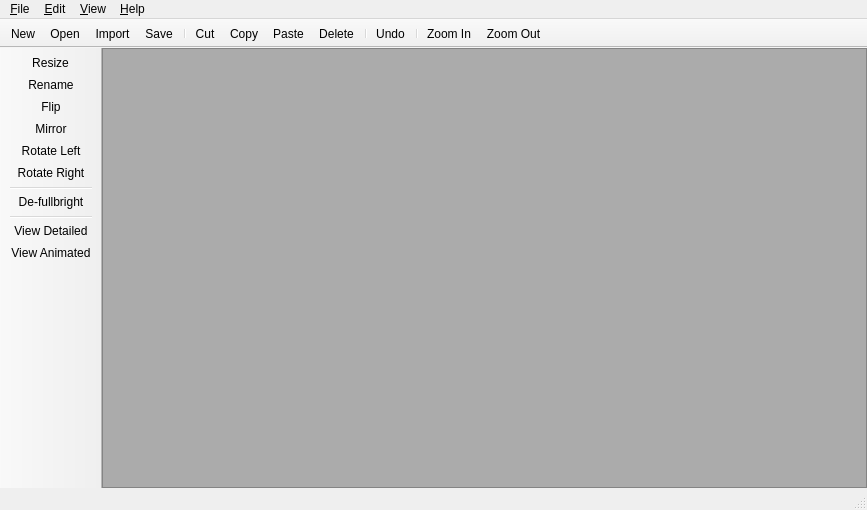
<?xml version="1.0" encoding="UTF-8"?>
<ui version="4.0">
 <class>MainWindow</class>
 <widget class="QMainWindow" name="MainWindow">
  <property name="geometry">
   <rect>
    <x>0</x>
    <y>0</y>
    <width>867</width>
    <height>510</height>
   </rect>
  </property>
  <property name="minimumSize">
   <size>
    <width>400</width>
    <height>392</height>
   </size>
  </property>
  <property name="windowTitle">
   <string>Qthon</string>
  </property>
  <widget class="QWidget" name="centralwidget">
   <property name="autoFillBackground">
    <bool>true</bool>
   </property>
   <layout class="QHBoxLayout" name="horizontalLayout">
    <property name="spacing">
     <number>6</number>
    </property>
    <property name="leftMargin">
     <number>0</number>
    </property>
    <property name="topMargin">
     <number>0</number>
    </property>
    <property name="rightMargin">
     <number>0</number>
    </property>
    <property name="bottomMargin">
     <number>0</number>
    </property>
    <item>
     <widget class="QListWidget" name="lw_textures">
      <property name="styleSheet">
       <string notr="true">background-color: rgb(171, 171, 171); color: black;</string>
      </property>
      <property name="autoScrollMargin">
       <number>32</number>
      </property>
      <property name="dragEnabled">
       <bool>false</bool>
      </property>
      <property name="selectionMode">
       <enum>QAbstractItemView::ExtendedSelection</enum>
      </property>
      <property name="iconSize">
       <size>
        <width>1000</width>
        <height>1000</height>
       </size>
      </property>
      <property name="movement">
       <enum>QListView::Static</enum>
      </property>
      <property name="flow">
       <enum>QListView::LeftToRight</enum>
      </property>
      <property name="isWrapping" stdset="0">
       <bool>true</bool>
      </property>
      <property name="resizeMode">
       <enum>QListView::Adjust</enum>
      </property>
      <property name="layoutMode">
       <enum>QListView::SinglePass</enum>
      </property>
      <property name="spacing">
       <number>16</number>
      </property>
      <property name="viewMode">
       <enum>QListView::IconMode</enum>
      </property>
      <property name="uniformItemSizes">
       <bool>false</bool>
      </property>
      <property name="wordWrap">
       <bool>true</bool>
      </property>
      <property name="selectionRectVisible">
       <bool>true</bool>
      </property>
      <property name="itemAlignment">
       <set>Qt::AlignCenter</set>
      </property>
      <property name="sortingEnabled">
       <bool>false</bool>
      </property>
     </widget>
    </item>
   </layout>
  </widget>
  <widget class="QMenuBar" name="menubar">
   <property name="geometry">
    <rect>
     <x>0</x>
     <y>0</y>
     <width>867</width>
     <height>19</height>
    </rect>
   </property>
   <property name="styleSheet">
    <string notr="true"/>
   </property>
   <widget class="QMenu" name="menuFile">
    <property name="title">
     <string>&amp;File</string>
    </property>
    <widget class="QMenu" name="menuOpen_Recent">
     <property name="title">
      <string>Open &amp;Recent</string>
     </property>
    </widget>
    <addaction name="actionNew"/>
    <addaction name="actionOpen"/>
    <addaction name="menuOpen_Recent"/>
    <addaction name="actionImport"/>
    <addaction name="separator"/>
    <addaction name="actionSave"/>
    <addaction name="actionSave_As"/>
    <addaction name="actionSave_Selections_As"/>
    <addaction name="separator"/>
    <addaction name="actionExport_Images"/>
    <addaction name="actionExport_Selected_Images"/>
    <addaction name="separator"/>
    <addaction name="actionQuit"/>
   </widget>
   <widget class="QMenu" name="menuHelp">
    <property name="title">
     <string>&amp;Help</string>
    </property>
    <addaction name="actionHelp"/>
    <addaction name="separator"/>
    <addaction name="actionAbout"/>
    <addaction name="actionAbout_Qt"/>
   </widget>
   <widget class="QMenu" name="menuView">
    <property name="title">
     <string>&amp;View</string>
    </property>
    <widget class="QMenu" name="menuHide">
     <property name="title">
      <string>Hide</string>
     </property>
     <addaction name="actionHide_toolbar"/>
     <addaction name="actionHide_statusbar"/>
     <addaction name="actionHide_sidebar"/>
    </widget>
    <widget class="QMenu" name="menuMovable_2">
     <property name="title">
      <string>Movable</string>
     </property>
     <addaction name="actionMovable_toolbar"/>
     <addaction name="actionMovable_sidebar"/>
    </widget>
    <addaction name="menuHide"/>
    <addaction name="menuMovable_2"/>
    <addaction name="separator"/>
    <addaction name="actionView_Detailed"/>
    <addaction name="actionView_Animated"/>
    <addaction name="separator"/>
    <addaction name="actionPreferences"/>
   </widget>
   <widget class="QMenu" name="menuEdit">
    <property name="title">
     <string>&amp;Edit</string>
    </property>
    <widget class="QMenu" name="menu_Sort_Items">
     <property name="title">
      <string>&amp;Sort Items</string>
     </property>
     <addaction name="action_Ascending"/>
     <addaction name="action_Descending"/>
    </widget>
    <widget class="QMenu" name="menuRotate_Textures">
     <property name="title">
      <string>Rotate Te&amp;xtures</string>
     </property>
     <addaction name="actionRotate_Left"/>
     <addaction name="actionRotate_Right"/>
    </widget>
    <addaction name="actionUndo"/>
    <addaction name="actionRedo"/>
    <addaction name="separator"/>
    <addaction name="actionCut"/>
    <addaction name="actionCopy"/>
    <addaction name="actionPaste"/>
    <addaction name="actionDelete"/>
    <addaction name="separator"/>
    <addaction name="actionSelect_All"/>
    <addaction name="actionDeselect_All"/>
    <addaction name="separator"/>
    <addaction name="menu_Sort_Items"/>
    <addaction name="menuRotate_Textures"/>
    <addaction name="separator"/>
    <addaction name="actionDefullbright"/>
    <addaction name="actionRename"/>
    <addaction name="actionResize"/>
   </widget>
   <addaction name="menuFile"/>
   <addaction name="menuEdit"/>
   <addaction name="menuView"/>
   <addaction name="menuHelp"/>
  </widget>
  <widget class="QStatusBar" name="statusbar">
   <property name="enabled">
    <bool>true</bool>
   </property>
  </widget>
  <widget class="QToolBar" name="tb_options">
   <property name="windowTitle">
    <string>toolBar</string>
   </property>
   <property name="movable">
    <bool>false</bool>
   </property>
   <attribute name="toolBarArea">
    <enum>TopToolBarArea</enum>
   </attribute>
   <attribute name="toolBarBreak">
    <bool>false</bool>
   </attribute>
   <addaction name="actionNew"/>
   <addaction name="actionOpen"/>
   <addaction name="actionImport"/>
   <addaction name="actionSave"/>
   <addaction name="separator"/>
   <addaction name="actionCut"/>
   <addaction name="actionCopy"/>
   <addaction name="actionPaste"/>
   <addaction name="actionDelete"/>
   <addaction name="separator"/>
   <addaction name="actionUndo"/>
   <addaction name="separator"/>
   <addaction name="actionZoom_In"/>
   <addaction name="actionZoom_Out"/>
  </widget>
  <widget class="QToolBar" name="tb_editor">
   <property name="windowTitle">
    <string>toolBar_2</string>
   </property>
   <property name="movable">
    <bool>false</bool>
   </property>
   <attribute name="toolBarArea">
    <enum>LeftToolBarArea</enum>
   </attribute>
   <attribute name="toolBarBreak">
    <bool>false</bool>
   </attribute>
   <addaction name="actionResize"/>
   <addaction name="actionRename"/>
   <addaction name="actionFlip"/>
   <addaction name="actionMirror"/>
   <addaction name="actionRotate_Left"/>
   <addaction name="actionRotate_Right"/>
   <addaction name="separator"/>
   <addaction name="actionDefullbright"/>
   <addaction name="separator"/>
   <addaction name="actionView_Detailed"/>
   <addaction name="actionView_Animated"/>
  </widget>
  <action name="actionNew">
   <property name="enabled">
    <bool>true</bool>
   </property>
   <property name="icon">
    <iconset resource="../assets.qrc">
     <normaloff>:/icons/fugue-icons/document-medium.png</normaloff>:/icons/fugue-icons/document-medium.png</iconset>
   </property>
   <property name="text">
    <string>&amp;New...</string>
   </property>
   <property name="toolTip">
    <string>New (Ctrl+N)</string>
   </property>
   <property name="shortcut">
    <string>Ctrl+N</string>
   </property>
   <property name="iconVisibleInMenu">
    <bool>false</bool>
   </property>
  </action>
  <action name="actionOpen">
   <property name="icon">
    <iconset resource="../assets.qrc">
     <normaloff>:/icons/fugue-icons/folder-open.png</normaloff>:/icons/fugue-icons/folder-open.png</iconset>
   </property>
   <property name="text">
    <string>&amp;Open...</string>
   </property>
   <property name="toolTip">
    <string>Open (Ctrl+O)</string>
   </property>
   <property name="shortcut">
    <string>Ctrl+O</string>
   </property>
   <property name="iconVisibleInMenu">
    <bool>false</bool>
   </property>
  </action>
  <action name="actionClose">
   <property name="text">
    <string>Close</string>
   </property>
   <property name="iconVisibleInMenu">
    <bool>false</bool>
   </property>
  </action>
  <action name="actionSave">
   <property name="icon">
    <iconset resource="../assets.qrc">
     <normaloff>:/icons/fugue-icons/disk.png</normaloff>:/icons/fugue-icons/disk.png</iconset>
   </property>
   <property name="text">
    <string>&amp;Save</string>
   </property>
   <property name="toolTip">
    <string>Save (Ctrl+S)</string>
   </property>
   <property name="shortcut">
    <string>Ctrl+S</string>
   </property>
   <property name="iconVisibleInMenu">
    <bool>false</bool>
   </property>
  </action>
  <action name="actionSave_As">
   <property name="icon">
    <iconset resource="../assets.qrc">
     <normaloff>:/icons/fugue-icons/disk--pencil.png</normaloff>:/icons/fugue-icons/disk--pencil.png</iconset>
   </property>
   <property name="text">
    <string>Save &amp;As...</string>
   </property>
   <property name="toolTip">
    <string>Save As (Ctrl+Shift+S)</string>
   </property>
   <property name="shortcut">
    <string>Ctrl+Shift+S</string>
   </property>
   <property name="iconVisibleInMenu">
    <bool>false</bool>
   </property>
  </action>
  <action name="actionQuit">
   <property name="icon">
    <iconset resource="../assets.qrc">
     <normaloff>:/icons/fugue-icons/minus-button.png</normaloff>:/icons/fugue-icons/minus-button.png</iconset>
   </property>
   <property name="text">
    <string>&amp;Quit</string>
   </property>
   <property name="shortcut">
    <string>Ctrl+Q</string>
   </property>
   <property name="iconVisibleInMenu">
    <bool>false</bool>
   </property>
  </action>
  <action name="actionImport">
   <property name="icon">
    <iconset resource="../assets.qrc">
     <normaloff>:/icons/fugue-icons/document--arrow.png</normaloff>:/icons/fugue-icons/document--arrow.png</iconset>
   </property>
   <property name="text">
    <string>&amp;Import...</string>
   </property>
   <property name="toolTip">
    <string>Import (Ctrl+I)</string>
   </property>
   <property name="shortcut">
    <string>Ctrl+I</string>
   </property>
   <property name="iconVisibleInMenu">
    <bool>false</bool>
   </property>
  </action>
  <action name="actionAbout">
   <property name="icon">
    <iconset resource="../assets.qrc">
     <normaloff>:/icons/fugue-icons/information-button.png</normaloff>:/icons/fugue-icons/information-button.png</iconset>
   </property>
   <property name="text">
    <string>&amp;About</string>
   </property>
   <property name="iconVisibleInMenu">
    <bool>false</bool>
   </property>
  </action>
  <action name="actionHelp">
   <property name="icon">
    <iconset resource="../assets.qrc">
     <normaloff>:/icons/fugue-icons/book-question.png</normaloff>:/icons/fugue-icons/book-question.png</iconset>
   </property>
   <property name="text">
    <string>Quick &amp;Guide</string>
   </property>
   <property name="shortcut">
    <string>F1</string>
   </property>
   <property name="iconVisibleInMenu">
    <bool>false</bool>
   </property>
  </action>
  <action name="actionUndo">
   <property name="icon">
    <iconset resource="../assets.qrc">
     <normaloff>:/icons/fugue-icons/arrow-turn-180-left.png</normaloff>:/icons/fugue-icons/arrow-turn-180-left.png</iconset>
   </property>
   <property name="text">
    <string>&amp;Undo</string>
   </property>
   <property name="toolTip">
    <string>Undo (Ctrl+Z)</string>
   </property>
   <property name="shortcut">
    <string>Ctrl+Z</string>
   </property>
   <property name="iconVisibleInMenu">
    <bool>false</bool>
   </property>
  </action>
  <action name="actionSelect_All">
   <property name="text">
    <string>Select &amp;All</string>
   </property>
   <property name="shortcut">
    <string>Ctrl+A</string>
   </property>
   <property name="iconVisibleInMenu">
    <bool>false</bool>
   </property>
  </action>
  <action name="actionDeselect_All">
   <property name="text">
    <string>Select N&amp;one</string>
   </property>
   <property name="shortcut">
    <string>Esc</string>
   </property>
   <property name="iconVisibleInMenu">
    <bool>false</bool>
   </property>
  </action>
  <action name="actionCut">
   <property name="icon">
    <iconset resource="../assets.qrc">
     <normaloff>:/icons/fugue-icons/scissors-blue.png</normaloff>:/icons/fugue-icons/scissors-blue.png</iconset>
   </property>
   <property name="text">
    <string>Cu&amp;t</string>
   </property>
   <property name="toolTip">
    <string>Cut (Ctrl+X)</string>
   </property>
   <property name="shortcut">
    <string>Ctrl+X</string>
   </property>
   <property name="iconVisibleInMenu">
    <bool>false</bool>
   </property>
  </action>
  <action name="actionCopy">
   <property name="icon">
    <iconset resource="../assets.qrc">
     <normaloff>:/icons/fugue-icons/document-copy.png</normaloff>:/icons/fugue-icons/document-copy.png</iconset>
   </property>
   <property name="text">
    <string>&amp;Copy</string>
   </property>
   <property name="toolTip">
    <string>Copy (Ctrl+C)</string>
   </property>
   <property name="shortcut">
    <string>Ctrl+C</string>
   </property>
   <property name="iconVisibleInMenu">
    <bool>false</bool>
   </property>
  </action>
  <action name="actionPaste">
   <property name="icon">
    <iconset resource="../assets.qrc">
     <normaloff>:/icons/fugue-icons/clipboard-paste-document-text.png</normaloff>:/icons/fugue-icons/clipboard-paste-document-text.png</iconset>
   </property>
   <property name="text">
    <string>&amp;Paste</string>
   </property>
   <property name="toolTip">
    <string>Paste (Ctrl+V)</string>
   </property>
   <property name="shortcut">
    <string>Ctrl+V</string>
   </property>
   <property name="iconVisibleInMenu">
    <bool>false</bool>
   </property>
  </action>
  <action name="actionDelete">
   <property name="icon">
    <iconset resource="../assets.qrc">
     <normaloff>:/icons/fugue-icons/image--minus.png</normaloff>:/icons/fugue-icons/image--minus.png</iconset>
   </property>
   <property name="text">
    <string>&amp;Delete</string>
   </property>
   <property name="toolTip">
    <string>Delete (Del)</string>
   </property>
   <property name="shortcut">
    <string>Del</string>
   </property>
   <property name="iconVisibleInMenu">
    <bool>false</bool>
   </property>
  </action>
  <action name="actionRename">
   <property name="icon">
    <iconset resource="../assets.qrc">
     <normaloff>:/icons/fugue-icons/document-rename.png</normaloff>:/icons/fugue-icons/document-rename.png</iconset>
   </property>
   <property name="text">
    <string>R&amp;ename</string>
   </property>
   <property name="toolTip">
    <string>Rename (F2)</string>
   </property>
   <property name="shortcut">
    <string>F2</string>
   </property>
   <property name="iconVisibleInMenu">
    <bool>false</bool>
   </property>
  </action>
  <action name="actionResize">
   <property name="icon">
    <iconset resource="../assets.qrc">
     <normaloff>:/icons/fugue-icons/ui-panel-resize.png</normaloff>:/icons/fugue-icons/ui-panel-resize.png</iconset>
   </property>
   <property name="text">
    <string>Resi&amp;ze</string>
   </property>
   <property name="shortcut">
    <string>Ctrl+R</string>
   </property>
   <property name="iconVisibleInMenu">
    <bool>false</bool>
   </property>
  </action>
  <action name="actionMirror">
   <property name="icon">
    <iconset resource="../assets.qrc">
     <normaloff>:/icons/fugue-icons/layer-flip.png</normaloff>:/icons/fugue-icons/layer-flip.png</iconset>
   </property>
   <property name="text">
    <string>Mirror</string>
   </property>
   <property name="toolTip">
    <string>Mirror (M)</string>
   </property>
   <property name="shortcut">
    <string>M</string>
   </property>
  </action>
  <action name="actionFlip">
   <property name="icon">
    <iconset resource="../assets.qrc">
     <normaloff>:/icons/fugue-icons/layer-flip-vertical.png</normaloff>:/icons/fugue-icons/layer-flip-vertical.png</iconset>
   </property>
   <property name="text">
    <string>Flip</string>
   </property>
   <property name="toolTip">
    <string>Flip (F)</string>
   </property>
   <property name="shortcut">
    <string>F</string>
   </property>
  </action>
  <action name="actionView_Detailed">
   <property name="icon">
    <iconset resource="../assets.qrc">
     <normaloff>:/icons/fugue-icons/magnifier.png</normaloff>:/icons/fugue-icons/magnifier.png</iconset>
   </property>
   <property name="text">
    <string>View &amp;Detailed</string>
   </property>
   <property name="iconVisibleInMenu">
    <bool>false</bool>
   </property>
  </action>
  <action name="actionView_Animated">
   <property name="icon">
    <iconset resource="../assets.qrc">
     <normaloff>:/icons/fugue-icons/film.png</normaloff>:/icons/fugue-icons/film.png</iconset>
   </property>
   <property name="text">
    <string>View &amp;Animated</string>
   </property>
   <property name="iconVisibleInMenu">
    <bool>false</bool>
   </property>
  </action>
  <action name="actionPreferences">
   <property name="text">
    <string>&amp;Preferences...</string>
   </property>
   <property name="iconVisibleInMenu">
    <bool>false</bool>
   </property>
  </action>
  <action name="actionHide_toolbar">
   <property name="checkable">
    <bool>true</bool>
   </property>
   <property name="text">
    <string>Toolbar</string>
   </property>
  </action>
  <action name="actionMovable_toolbar">
   <property name="checkable">
    <bool>true</bool>
   </property>
   <property name="text">
    <string>Toolbar</string>
   </property>
  </action>
  <action name="actionHide_statusbar">
   <property name="checkable">
    <bool>true</bool>
   </property>
   <property name="checked">
    <bool>false</bool>
   </property>
   <property name="text">
    <string>Statusbar</string>
   </property>
  </action>
  <action name="actionMovable_statusbar">
   <property name="checkable">
    <bool>true</bool>
   </property>
   <property name="text">
    <string>Movable statusbar</string>
   </property>
  </action>
  <action name="actionRedo">
   <property name="icon">
    <iconset resource="../assets.qrc">
     <normaloff>:/icons/fugue-icons/arrow-turn.png</normaloff>:/icons/fugue-icons/arrow-turn.png</iconset>
   </property>
   <property name="text">
    <string>&amp;Redo</string>
   </property>
   <property name="shortcut">
    <string>Ctrl+Y</string>
   </property>
   <property name="iconVisibleInMenu">
    <bool>false</bool>
   </property>
  </action>
  <action name="actionHide_sidebar">
   <property name="checkable">
    <bool>true</bool>
   </property>
   <property name="text">
    <string>Sidebar</string>
   </property>
  </action>
  <action name="actionMovable_sidebar">
   <property name="checkable">
    <bool>true</bool>
   </property>
   <property name="text">
    <string>Sidebar</string>
   </property>
  </action>
  <action name="action_Ascending">
   <property name="text">
    <string>&amp;Ascending</string>
   </property>
  </action>
  <action name="action_Descending">
   <property name="text">
    <string>&amp;Descending</string>
   </property>
  </action>
  <action name="actionZoom_In">
   <property name="icon">
    <iconset resource="../assets.qrc">
     <normaloff>:/icons/fugue-icons/magnifier--plus.png</normaloff>:/icons/fugue-icons/magnifier--plus.png</iconset>
   </property>
   <property name="text">
    <string>Zoom In</string>
   </property>
   <property name="toolTip">
    <string>Zoom In (Ctrl++)</string>
   </property>
   <property name="shortcut">
    <string>Ctrl++</string>
   </property>
  </action>
  <action name="actionZoom_Out">
   <property name="icon">
    <iconset resource="../assets.qrc">
     <normaloff>:/icons/fugue-icons/magnifier--minus.png</normaloff>:/icons/fugue-icons/magnifier--minus.png</iconset>
   </property>
   <property name="text">
    <string>Zoom Out</string>
   </property>
   <property name="toolTip">
    <string>Zoom Out (Ctrl+-)</string>
   </property>
   <property name="shortcut">
    <string>Ctrl+-</string>
   </property>
  </action>
  <action name="actionpath_to_file">
   <property name="text">
    <string>path/to/file</string>
   </property>
  </action>
  <action name="actionasd">
   <property name="text">
    <string>asd</string>
   </property>
  </action>
  <action name="actionasdsada">
   <property name="text">
    <string>asdsada</string>
   </property>
  </action>
  <action name="actionsdsd">
   <property name="text">
    <string>sdsd</string>
   </property>
  </action>
  <action name="actionasd_2">
   <property name="text">
    <string>asd</string>
   </property>
  </action>
  <action name="actionasdddd">
   <property name="text">
    <string>asdddd</string>
   </property>
  </action>
  <action name="actionDefullbright">
   <property name="icon">
    <iconset resource="../assets.qrc">
     <normaloff>:/icons/fugue-icons/light-bulb-off.png</normaloff>:/icons/fugue-icons/light-bulb-off.png</iconset>
   </property>
   <property name="text">
    <string>De-&amp;fullbright</string>
   </property>
   <property name="toolTip">
    <string>De-fullbright (Ctrl+L)</string>
   </property>
   <property name="shortcut">
    <string>Ctrl+L</string>
   </property>
   <property name="iconVisibleInMenu">
    <bool>false</bool>
   </property>
  </action>
  <action name="actionSave_Selections_As">
   <property name="text">
    <string>Save Selections As...</string>
   </property>
  </action>
  <action name="actionExport_Images">
   <property name="text">
    <string>Export Images</string>
   </property>
  </action>
  <action name="actionExport_Selected_Images">
   <property name="text">
    <string>Export Selected As Images</string>
   </property>
  </action>
  <action name="actionRotate_Left">
   <property name="icon">
    <iconset resource="../assets.qrc">
     <normaloff>:/icons/fugue-icons/arrow-circle-225-left.png</normaloff>:/icons/fugue-icons/arrow-circle-225-left.png</iconset>
   </property>
   <property name="text">
    <string>Rotate &amp;Left</string>
   </property>
   <property name="toolTip">
    <string>Rotate Left</string>
   </property>
   <property name="iconVisibleInMenu">
    <bool>false</bool>
   </property>
  </action>
  <action name="actionRotate_Right">
   <property name="icon">
    <iconset resource="../assets.qrc">
     <normaloff>:/icons/fugue-icons/arrow-circle-315.png</normaloff>:/icons/fugue-icons/arrow-circle-315.png</iconset>
   </property>
   <property name="text">
    <string>Rotate &amp;Right</string>
   </property>
   <property name="toolTip">
    <string>Rotate Right</string>
   </property>
   <property name="iconVisibleInMenu">
    <bool>false</bool>
   </property>
  </action>
  <action name="actionasd_3">
   <property name="text">
    <string>asd</string>
   </property>
  </action>
  <action name="actionAbout_Qt">
   <property name="text">
    <string>About &amp;Qt</string>
   </property>
  </action>
 </widget>
 <resources>
  <include location="../assets.qrc"/>
 </resources>
 <connections/>
</ui>
